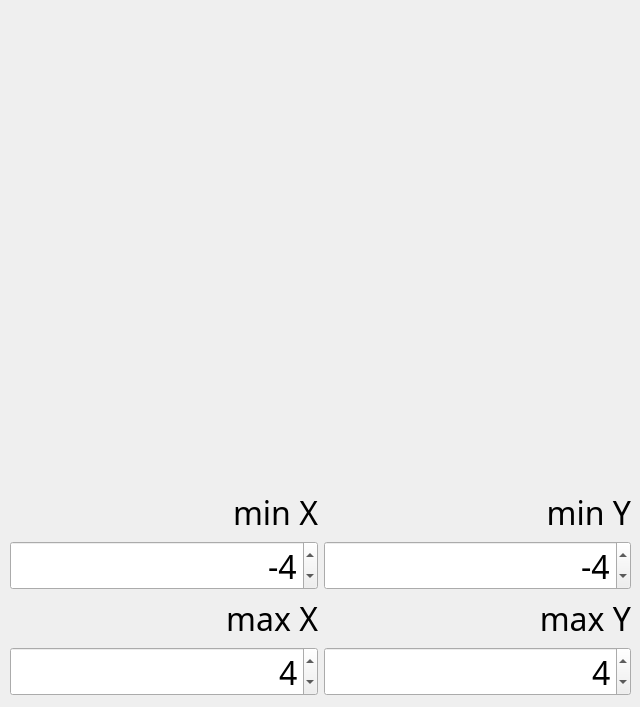
<?xml version="1.0" encoding="UTF-8"?>
<ui version="4.0">
 <class>Plot</class>
 <widget class="QWidget" name="Plot">
  <property name="geometry">
   <rect>
    <x>0</x>
    <y>0</y>
    <width>640</width>
    <height>707</height>
   </rect>
  </property>
  <property name="windowTitle">
   <string>Graph</string>
  </property>
  <widget class="QCustomPlot" name="function_graph" native="true">
   <property name="geometry">
    <rect>
     <x>0</x>
     <y>0</y>
     <width>640</width>
     <height>480</height>
    </rect>
   </property>
  </widget>
  <widget class="QWidget" name="layoutWidget">
   <property name="geometry">
    <rect>
     <x>10</x>
     <y>490</y>
     <width>621</width>
     <height>206</height>
    </rect>
   </property>
   <layout class="QGridLayout" name="gridLayout">
    <item row="0" column="0">
     <widget class="QLabel" name="l_min_X">
      <property name="font">
       <font>
        <family>Fira Code</family>
        <pointsize>24</pointsize>
       </font>
      </property>
      <property name="text">
       <string>min X</string>
      </property>
      <property name="alignment">
       <set>Qt::AlignRight|Qt::AlignTrailing|Qt::AlignVCenter</set>
      </property>
     </widget>
    </item>
    <item row="0" column="1">
     <widget class="QLabel" name="l_min_Y">
      <property name="font">
       <font>
        <family>Fira Code</family>
        <pointsize>24</pointsize>
       </font>
      </property>
      <property name="text">
       <string>min Y</string>
      </property>
      <property name="alignment">
       <set>Qt::AlignRight|Qt::AlignTrailing|Qt::AlignVCenter</set>
      </property>
     </widget>
    </item>
    <item row="1" column="0">
     <widget class="QSpinBox" name="sB_min_X">
      <property name="font">
       <font>
        <family>Fira Code</family>
        <pointsize>24</pointsize>
       </font>
      </property>
      <property name="alignment">
       <set>Qt::AlignRight|Qt::AlignTrailing|Qt::AlignVCenter</set>
      </property>
      <property name="minimum">
       <number>-1000000</number>
      </property>
      <property name="maximum">
       <number>1000000</number>
      </property>
      <property name="value">
       <number>-4</number>
      </property>
     </widget>
    </item>
    <item row="1" column="1">
     <widget class="QSpinBox" name="sB_min_Y">
      <property name="font">
       <font>
        <family>Fira Code</family>
        <pointsize>24</pointsize>
       </font>
      </property>
      <property name="alignment">
       <set>Qt::AlignRight|Qt::AlignTrailing|Qt::AlignVCenter</set>
      </property>
      <property name="minimum">
       <number>-1000000</number>
      </property>
      <property name="maximum">
       <number>1000000</number>
      </property>
      <property name="value">
       <number>-4</number>
      </property>
     </widget>
    </item>
    <item row="2" column="0">
     <widget class="QLabel" name="l_max_X">
      <property name="font">
       <font>
        <family>Fira Code</family>
        <pointsize>24</pointsize>
       </font>
      </property>
      <property name="text">
       <string>max X</string>
      </property>
      <property name="alignment">
       <set>Qt::AlignRight|Qt::AlignTrailing|Qt::AlignVCenter</set>
      </property>
     </widget>
    </item>
    <item row="2" column="1">
     <widget class="QLabel" name="l_max_Y">
      <property name="font">
       <font>
        <family>Fira Code</family>
        <pointsize>24</pointsize>
       </font>
      </property>
      <property name="text">
       <string>max Y</string>
      </property>
      <property name="alignment">
       <set>Qt::AlignRight|Qt::AlignTrailing|Qt::AlignVCenter</set>
      </property>
     </widget>
    </item>
    <item row="3" column="0">
     <widget class="QSpinBox" name="sB_max_X">
      <property name="font">
       <font>
        <family>Fira Code</family>
        <pointsize>24</pointsize>
       </font>
      </property>
      <property name="alignment">
       <set>Qt::AlignRight|Qt::AlignTrailing|Qt::AlignVCenter</set>
      </property>
      <property name="minimum">
       <number>-1000000</number>
      </property>
      <property name="maximum">
       <number>1000000</number>
      </property>
      <property name="value">
       <number>4</number>
      </property>
     </widget>
    </item>
    <item row="3" column="1">
     <widget class="QSpinBox" name="sB_max_Y">
      <property name="font">
       <font>
        <family>Fira Code</family>
        <pointsize>24</pointsize>
       </font>
      </property>
      <property name="alignment">
       <set>Qt::AlignRight|Qt::AlignTrailing|Qt::AlignVCenter</set>
      </property>
      <property name="minimum">
       <number>-1000000</number>
      </property>
      <property name="maximum">
       <number>1000000</number>
      </property>
      <property name="value">
       <number>4</number>
      </property>
     </widget>
    </item>
   </layout>
  </widget>
 </widget>
 <customwidgets>
  <customwidget>
   <class>QCustomPlot</class>
   <extends>QWidget</extends>
   <header>qcustomplot.h</header>
   <container>1</container>
  </customwidget>
 </customwidgets>
 <resources/>
 <connections/>
</ui>
